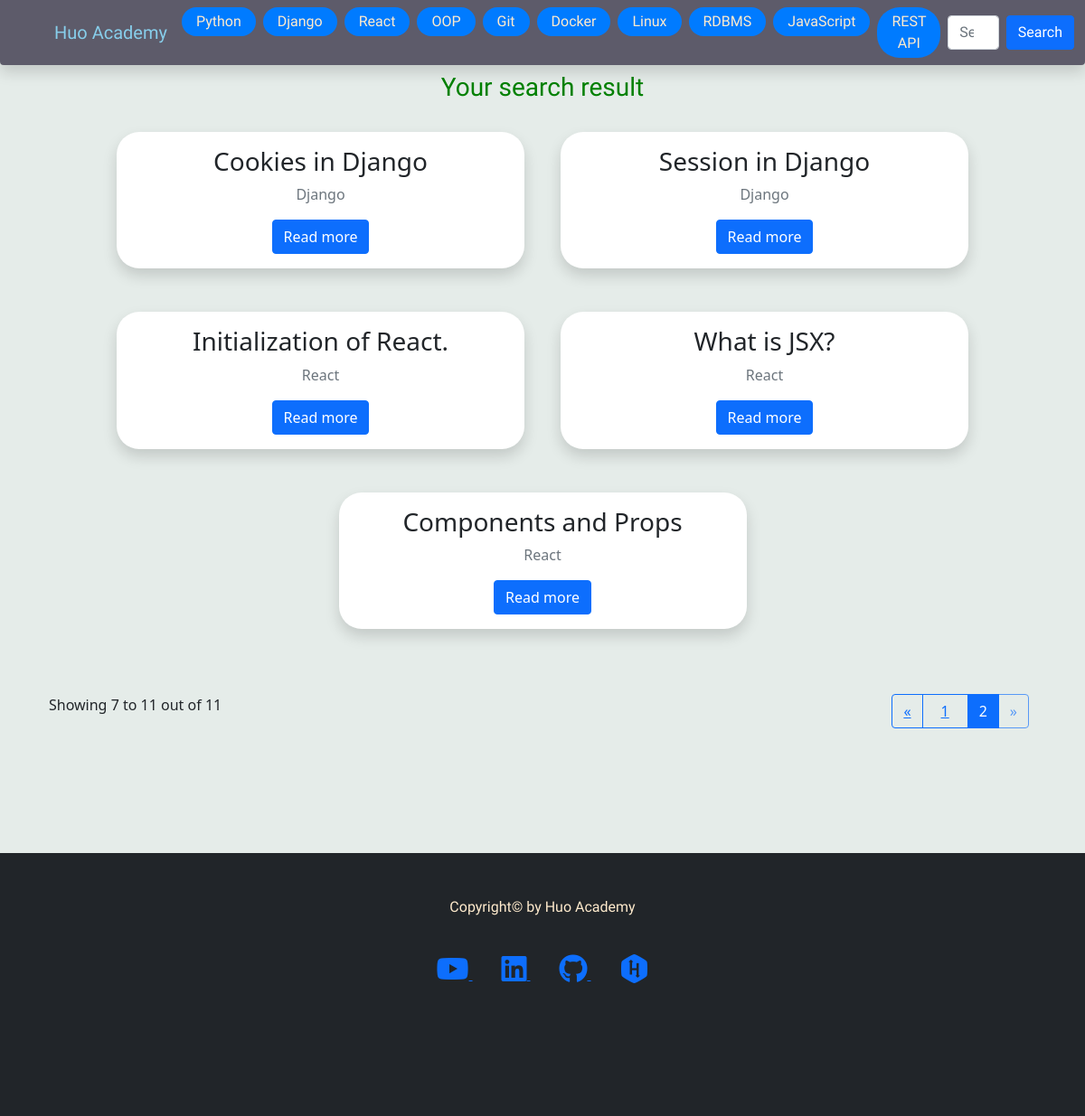
The page /search?page=2 on the database its author committed.
### blog/models.py (models this page shows, shortened)
class category(models.Model):
    name = models.CharField(max_length=50)
    def __str__(self):
        return self.name

class blogPost(models.Model):
    category = models.ForeignKey(category, on_delete=models.SET_NULL, null=True, blank=True )
    subCategory = models.ForeignKey(subCategory, on_delete=models.SET_NULL, null=True, blank=True )
    date = models.DateField(default=datetime.now)
    title = models.CharField(max_length=500)
    desc = tinymce_models.HTMLField(null=True,blank=True)

### blog/views.py (the view)
# urls.py: path('search', views.search_view, name='search')
def search_view(request):
    search=''
    searchItem = BMODEL.blogPost.objects.all()
    total_searchItem=searchItem.count() # for counting total in pagination
    if request.method == 'POST':
        search = request.POST.get('search')
        searchItem = BMODEL.blogPost.objects.filter(title__contains = search)
        total_searchItem=searchItem.count() # for counting total in pagination
    page = request.GET.get('page', 1)
    paginator = Paginator(searchItem, 6)  #6 objects in each page.
    try:
	    searchItem = paginator.page(page)
    except PageNotAnInteger:
	    searchItem = paginator.page(1)
    except EmptyPage:
	    searchItem = paginator.page(paginator.num_pages)
    context={
        'searchItem':searchItem,
        'search':search,
        'total_searchItem':total_searchItem,
    }
    return render(request, 'home/search.html',context)

### blog/templatetags/nav_tag.py (called while the page is built)
@register.simple_tag
def categoryfornav():
    cat = BMODEL.category.objects.all()
    return cat

### templates/home/search.html (shortened to what this page needs)
{% extends 'home/base.html' %} {% block content %}
<div class="container">
  <div class="row d-flex justify-content-center">
    <h3 class="m-2 heading text-center">Your search result</h3>
    {% for item in searchItem %}
    <div class="col-lg-5 m-2">
      <div class="shadow bgwhite border-radius25 my-3 p-2">
        <div class="row text-center p-2">
          <h3>{{item.title}}</h3>
          <p class="text-muted">{{item.category}}</p>
          <div class="col">
            <a
              href="/blog/{{item.category.id}}?getid={{item.id}}"
              class="btn btn-primary border-radius"
              >Read more</a
            >
          </div>
        </div>
      </div>
    </div>
    {% endfor %}
  </div>
  <br><br>
  <div class="container">
    <div class="row">
      <div class="col-md-6">
        Showing {{searchItem.start_index }} to {{searchItem.end_index }} out of
        {{total_searchItem}}
      </div>
      <div class="col-md-6" style="display: flex; justify-content: end">
        {% if searchItem.has_other_pages %}
        <div class="btn-group me-2" role="group" aria-label="First group">
          {% if searchItem.has_previous %}
          <button type="button" class="btn btn-outline-primary">
            <a href="?page={{ searchItem.previous_page_number }}">&laquo;</a>
          </button>
          {% else %}
          <button type="button" class="btn btn-outline-primary disabled">
            <span>&laquo;</span>
          </button>
          {% endif %} {% for i in searchItem.paginator.page_range %}
          {% if searchItem.number == i %}
          <button type="button" class="btn btn-outline-primary active">
            {{ i }}<span class="sr-only">(current)</span>
          </button>
          {% else %}
          <button type="button" class="btn btn-outline-primary">
            <a href="?page={{ i }}" class="p-2">{{ i }}</a>
          </button>
          {% endif %} {% endfor %} {% if searchItem.has_next %}
          <button type="button" class="btn btn-outline-primary">
            <a href="?page={{ searchItem.next_page_number }}">&raquo;</a>
          </button>
          {% else %}
          <button type="button" class="btn btn-outline-primary disabled">
            <span>&raquo;</span>
          </button>
          {% endif %}
        </div>
        {% endif %}
      </div>
    </div>
  </div>
</div>
{% endblock %}

### templates/home/base.html (shortened to what this page needs)
{% load static %} {% load nav_tag %}
<!DOCTYPE html>
<html lang="en">
  <head>
    <link
      href="https://cdn.jsdelivr.net/npm/bootstrap@5.1.3/dist/css/bootstrap.min.css"
      rel="stylesheet"
    />
    <link
      rel="stylesheet"
      href="https://use.fontawesome.com/releases/v5.15.4/css/all.css"
    />
    <link rel="stylesheet" href="{% static 'css/index.css' %}" />
  </head>
  <body class="bodycolor">
    <nav
      class="navbar navbar-expand-lg fixed-top shadow bgcolor rounded-bottom"
    >
      <div class="container-fluid">
        <a class="navbar-brand brandcolor ms-5" href="/">Huo Academy</a>
        <div class="collapse navbar-collapse" id="navbarSupportedContent">
          <ul class="navbar-nav me-auto mb-2 mb-lg-0">
            {% categoryfornav as navcategory %}
            {% for cat in navcategory %}
            {% url 'blog' cat.id as urll %}
            <li class="nav-item me-2 mb-lg-0 mb-3">
              <a
                class="
                  btn
                  textColor
                "
                aria-current="page"
                href="{{ urll }}"
                >{{cat}}</a
              >
            </li>
            {% endfor %}
          </ul>
          <form class="d-flex" method="post" action="/search">
            <input
              class="form-control me-2"
              type="search"
              placeholder="Search"
              aria-label="Search"
              name="search"
              value="{{search}}"
            />
            <button class="btn btn-primary" type="submit">Search</button>
          </form>
        </div>
      </div>
    </nav>
    <br /><br /><br />
    <div style="min-height: 100vh;">{% block content %} {% endblock %}</div>
    <br /><br /><br />
    <footer class="footerHeader">
      <br /><br />
      <div class="container">
        <div class="row text-center textColor">
          <p>Copyright&copy by Huo Academy</p>
        </div>
        <br />
        <div class="row text-center">
          <div class="col">
            <a
              class="m-3"
              target="_blank"
              href="https://www.youtube.com/@InnovateX2023/featured"
            >
              <i class="fab fa-youtube fa-2x"></i>
            </a>
            <a
              class="m-3"
              target="_blank"
              href="https://www.linkedin.com/in/md-habibur-rahman71/"
            >
              <i class="fab fa-linkedin fa-2x"></i>
            </a>
            <a
              class="m-3"
              target="_blank"
              href="https://github.com/Habib16051"
            >
              <i class="fab fa-github fa-2x"></i>
            </a>
            <a
              class="m-3"
              target="_blank"
              href="https://www.hackerrank.com/Habib_IT"
            >
              <i class="fab fa-hackerrank fa-2x"></i>
            </a>
          </div>
        </div>
        <br /><br /><br /><br /><br /><br />
      </div>
    </footer>
  </body>
</html>

### static/css/index.css (style rules this page uses)
.bgwhite { background: white; }
.border-radius25 { border-radius: 25px; }
.heading { color: green; font-family: "Sansita Swashed", cursive; }
footer, nav, .titleFont { font-family: "Acme", sans-serif; }
.navbar-brand { font-family: "Sansita Swashed", cursive; }
.bgcolor { background: #5d5b6a; }
.nav-item .btn { background: #007bff; padding: 3px 15px; border-radius: 25px; }
.brandcolor { color: skyblue; }
.footerHeader { padding: 0px 0px 0px 0px; background-color: #212529; margin: 0px; }
.textColor { color: blanchedalmond; }
.bodycolor { background: #e5ece9; }

### rows shown on the page
category: name "Python"
category: name "Django"
category: name "React"
category: name "OOP"
category: name "Git"
category: name "Docker"
category: name "Linux"
category: name "RDBMS"
category: name "JavaScript"
category: name "REST API"
blogPost: title "Cookies in Django", category "Django"
blogPost: title "Session in Django", category "Django"
blogPost: title "Initialization of React.", category "React"
blogPost: title "What is JSX?", category "React"
blogPost: title "Components and Props", category "React"

### other values the page prints
{{ searchItem.start_index }} "7"
{{ searchItem.end_index }} "11"
{{ total_searchItem }} "11"
{{ i }} "1"
{{ i }} "2"
